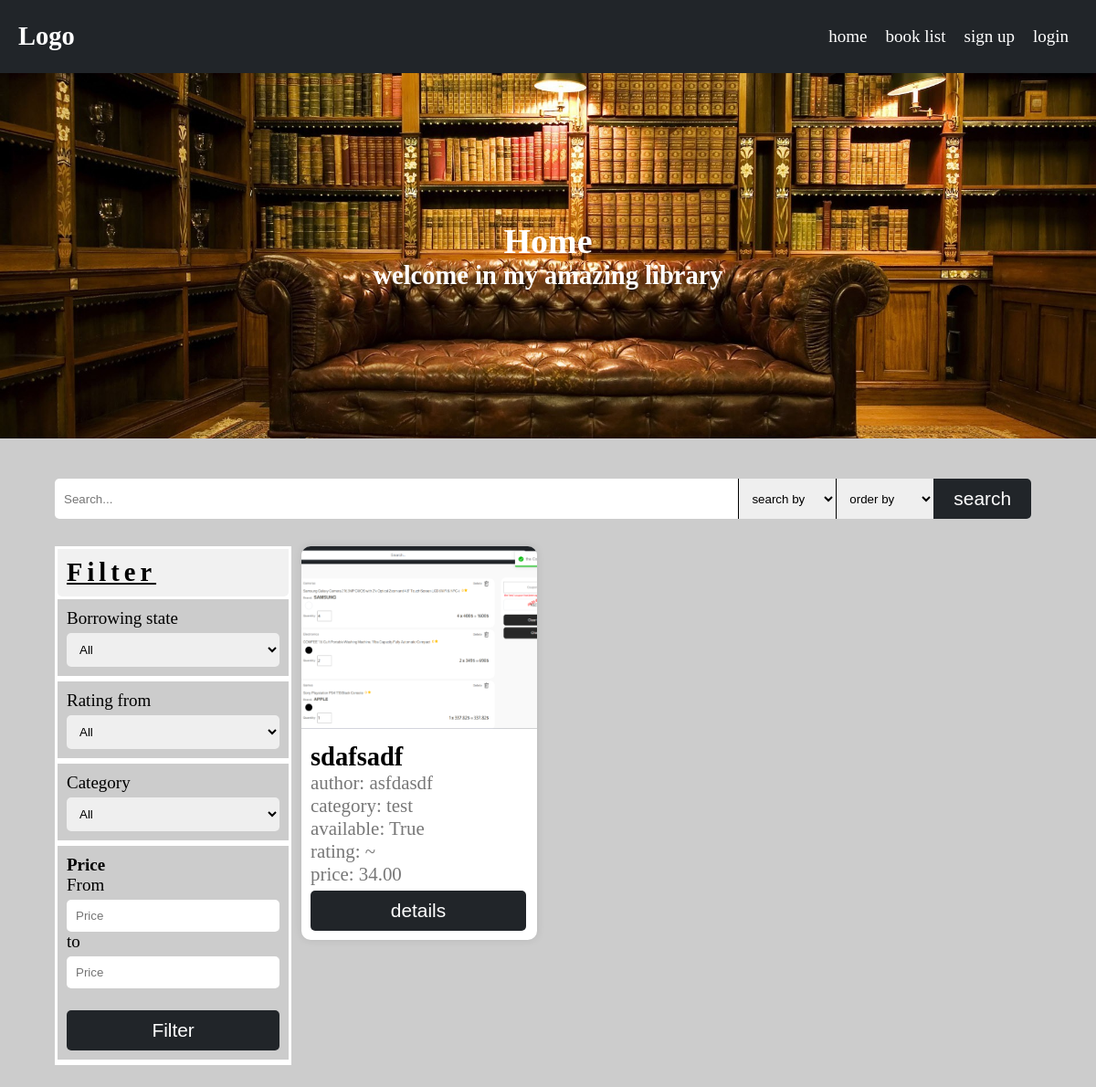
Page /books/list/ on the committed database.
### books/models.py (models this page shows, shortened)
class Book(BasicModel):
    uploaded_by = models.ForeignKey(User, on_delete=models.CASCADE, related_name='books')
    category = models.ForeignKey(Category, on_delete=models.CASCADE, related_name='books')
    viewers = models.ManyToManyField(User, through=Viewers, related_name='viewed_books')
    title = models.CharField(max_length=100)
    author = models.CharField(max_length=100)
    price = models.DecimalField(max_digits=10, decimal_places=2)
    description = models.TextField()
    borrower = models.ForeignKey(User, on_delete=models.SET_NULL, related_name='borrowed_books', null=True, blank=True)
    objects = BookManager()
    @property
    def is_borrowed(self):
        return self.borrower is not None
    @property
    def rating(self):
        return self.ratings.aggregate(avg_rating=Avg('rating'))['avg_rating'] or '~'
    class Meta:
        verbose_name = 'Book'
        verbose_name_plural = 'Books'

class BookImage(BasicModel):
    image = models.ImageField(upload_to=book_cover_path, null=True, blank=True)
    book = models.OneToOneField(Book, on_delete=models.CASCADE, related_name='image', null=True, blank=True)
    class Meta:
        verbose_name = 'Book Image'
        verbose_name_plural = 'Book Images'
    @property
    def url(self):
        return self.image.url

### categories/models.py (models this page shows, shortened)
class Category(BasicModel):
    title = models.CharField(max_length=100)
    user = models.ForeignKey(User, on_delete=models.SET_NULL, related_name='categories',null=True, blank=True)
    class Meta:
        verbose_name = 'Category'
        verbose_name_plural = 'Categories'
    def __str__(self):
        return self.title

### books/views.py (the view)
# urls.py: path('list/', views.BookListView.as_view(), name='book_list'),
class BookListView(ListView):
    queryset = Book.objects.active()
    def get_context_data(self, **kwargs):
        context = super().get_context_data(**kwargs)
        context['categories'] = self.queryset.values('category__title').distinct()
        return context

### books/templatetags/custom_filters.py (called while the page is built)
@register.filter(name='not')
def not_gate(value):
    return not value

@register.filter(name='my_range')
def my_range(value):
    return range(1, value + 1)

### ratings/models.py (called while the page is built)
    def get_queryset(self):
        return RatingQuerySet(self.model, using=self._db)

### templates/books/book_list.html (shortened to what this page needs)
{% extends "base.html" %}
{% load custom_filters %}
{% load static %}
{% block content %}
<div class="container">
    <div class="row">
        <form class="col-12 search-box click_submit_action">
            <input name="q"  placeholder="Search..." type="search" id="search">
            <select name="search_by" id="search_by">
                <option value="all">search by</option>
            </select>
             <select name="order_by" id="order_by">
                <option value="all">order by</option>
            </select>
            <button class="btn-1 btn-dark"> search</button>
        </form>
    </div>
    <div class="row" >
        <div class="col-3 filter-box-parent">
            <h3 class="header">Filter</h3>
            <div class="filter-box w-100">
                <form id="filter_form" class="form click_submit_action">
                        <div class="input-container">
                            <label for="available">Borrowing state</label>
                            <select name="available" id="available" class="form-control" class="input">
                                <option value="">All</option>
                            </select>
                        </div>
                        <div class="input-container">
                            <label for="rating">Rating from</label>
                            <select name="rating" id="rating" class="form-control" class="input">
                                <option value="0">All</option>
                            </select>
                        </div>
                        <div class="input-container">
                            <label for="categories">Category</label>
                            <select name="category" id="categories" class="form-control" class="input">
                                <option value="all">All</option>
                            </select>
                        </div>
                        <div class="input-container">
                            <h4>Price</h4>
                            <label for="price_from">From</label>
                            <input type="number" name="price_from" id="price_from" class="form-control" placeholder="Price" class="input" min="0">
                            <label for="price_to">to</label>
                            <input type="number" name="price_to" id="price_to" class="form-control" placeholder="Price" class="input" min="0">
                            <button class="btn-6 btn-dark" style="margin-top: 24px">Filter</button>
                        </div>
                </form>
            </div>
        </div>
        <div class="col-9" style="align-self: flex-start">
            <div class="row " id="book_list_user">
            {% for book in object_list %}
            <div class="col-12 col-sm-6 col-md-4">
                <div class="card">
                    <img src={{book.image.url}} alt="book image">
                    <div class="card-body">
                        <h2 class="card-title">{{book.title}}</h2>
                        <span>author: {{book.author}}</span>
                        <span>category: {{book.category}}</span>
                        <span>available: {{book.is_borrowed|not}}</span>
                        <span>rating: {{book.rating}}</span>
                        <span>price: {{book.price}}</span>
                        <div class="row w-100">
                            <div class="col-12 text-center">
                                <button class="btn-6 btn-dark" onclick="urlRedirect(`{% url 'book_details' book.slug %}`)">
                                    details
                                </button>
                            </div>
                        </div>
                    </div>
                </div>
            </div>
            {% endfor %}
        </div>
            </div>
    </div>
</div>
{% endblock %}

### static/assets/css/utilities.css (style rules this page uses)
:root { font-size: 19px; }
* { box-sizing: border-box; margin: 0; padding: 0; }
body { padding-top: 80px; background-color: #ccc; min-height: 100dvh; }
.container { width: 90%; display: flex; justify-content: center; align-items: center; flex-direction: column; gap: 20px; margin: 2% auto; }
.container .row { width: 100%; display: flex; justify-content: flex-start; align-items: center; flex-direction: row; row-gap: 20px; column-gap: 1%; flex-wrap: wrap; }
.container .row .col-3 { width: calc(8.3333333333% * 3 - 1%); }
.container .row .col-9 { width: calc(8.3333333333% * 9 - 1%); }
.container .row .col-12 { width: calc(8.3333333333% * 12 - 1%); }
@media screen and (min-width: 768px) { .container .row .col-sm-6 { width: calc(8.3333333333% * 6 - 1%); } }
@media screen and (min-width: 992px) { .container .row .col-md-4 { width: calc(8.3333333333% * 4 - 1%); } }
.w-100 { width: 100% !important; }
.form { width: 100%; padding: 15px; display: flex; justify-content: center; align-items: center; flex-direction: column; gap: 10px; background-color: #ccc; }
.form .input-container { display: flex; flex-direction: column; width: 100%; }
.form .input-container input, .form .input-container textarea, .form .input-container select { width: 100%; padding: 10px; border: none; border-radius: 5px; margin-top: 5px; outline: none; }
.btn-1 { width: calc(16.6666666667% * 1); padding: 10px; border: none; border-radius: 5px; margin-top: 5px; outline: none; cursor: pointer; font-size: 1.1rem; }
.btn-6 { width: calc(16.6666666667% * 6); padding: 10px; border: none; border-radius: 5px; margin-top: 5px; outline: none; cursor: pointer; font-size: 1.1rem; }
.btn-dark { background-color: #212529; color: white; }
.search-box { width: 100%; padding: 10px 0; border: none; border-radius: 5px; margin-top: 5px; display: flex; justify-content: center; }
.search-box > input { width: 70%; padding: 10px; border: none; border-radius: 5px 0 0 5px; margin-top: 5px; }
.search-box > select { width: 10%; padding: 10px; border: none; margin-top: 5px; outline: none; border-left: 1px solid black; cursor: pointer; }
.search-box > button { border-radius: 0 5px 5px 0; width: 10%; }
.card { background-color: white; border-radius: 10px; box-shadow: 0 0 10px rgba(0, 0, 0, 0.1); }
.card > img { width: 100%; object-fit: cover; border-radius: 10px 10px 0 0; height: 200px; }
.card > .card-body { padding: 10px; display: flex; justify-content: center; align-items: start; flex-direction: column; }
.card > .card-body > h2 { font-weight: bold; }
.card > .card-body > span { font-size: 1.1rem; color: #777; font-weight: 500; }
.text-center { text-align: center; }
.filter-box-parent { height: max-content; background-color: white; position: sticky; top: 100px; align-self: flex-start; border: 3px solid white; }
.filter-box-parent .header { padding: 10px; background-color: #f1f1f1; font-weight: bold; border-bottom-left-radius: 5px; border-bottom-right-radius: 5px; font-size: 1.5rem; text-decoration: underline; letter-spacing: 5px; }
.filter-box-parent .form { padding: 0; gap: 0; }
.filter-box-parent .form .input-container { border-top: 3px solid white; border-bottom: 3px solid white; width: 100%; padding: 10px; }

### rows in the picture
Book: image (picture), title "sdafsadf", author "asfdasdf", category "test", is_borrowed|not "True", rating "~", price "34.00"
